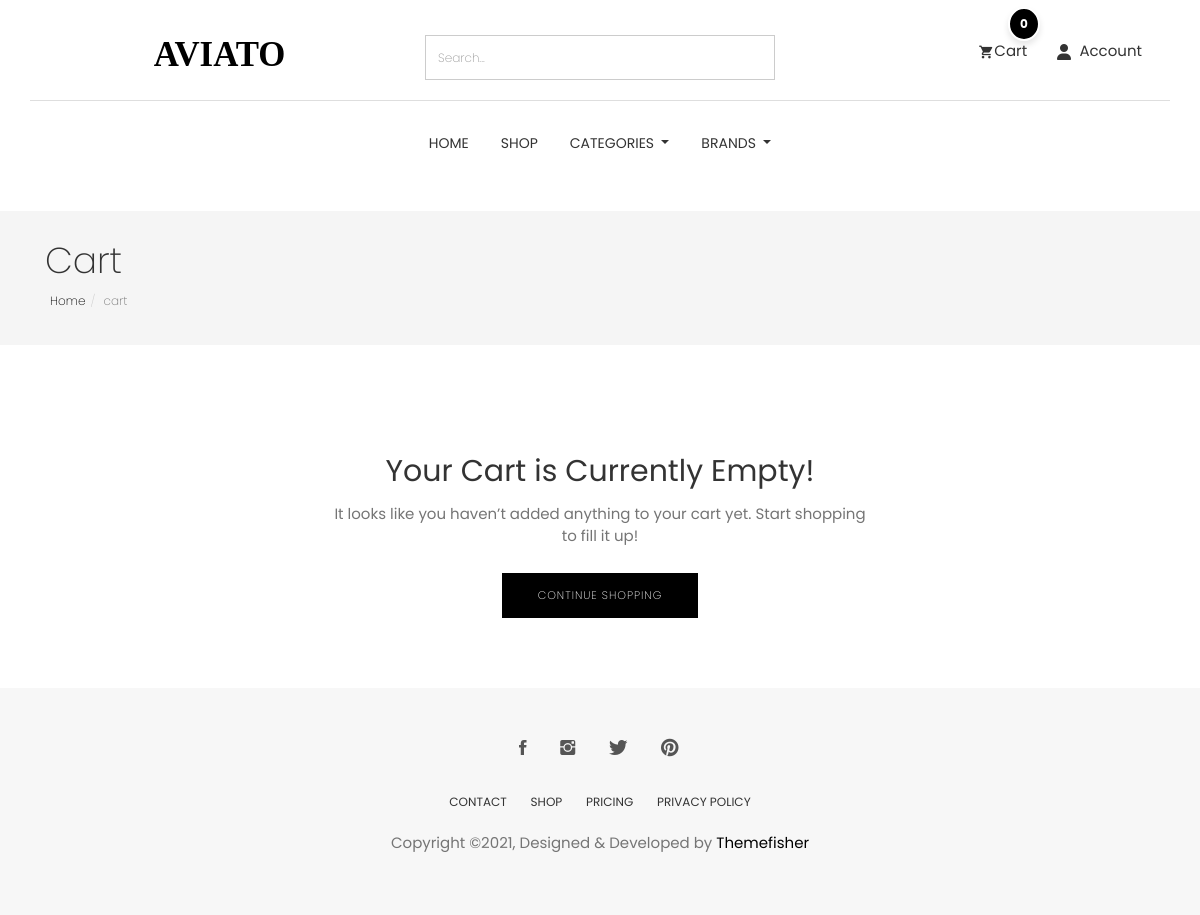
The app's page /cart/ (signed in), older data.
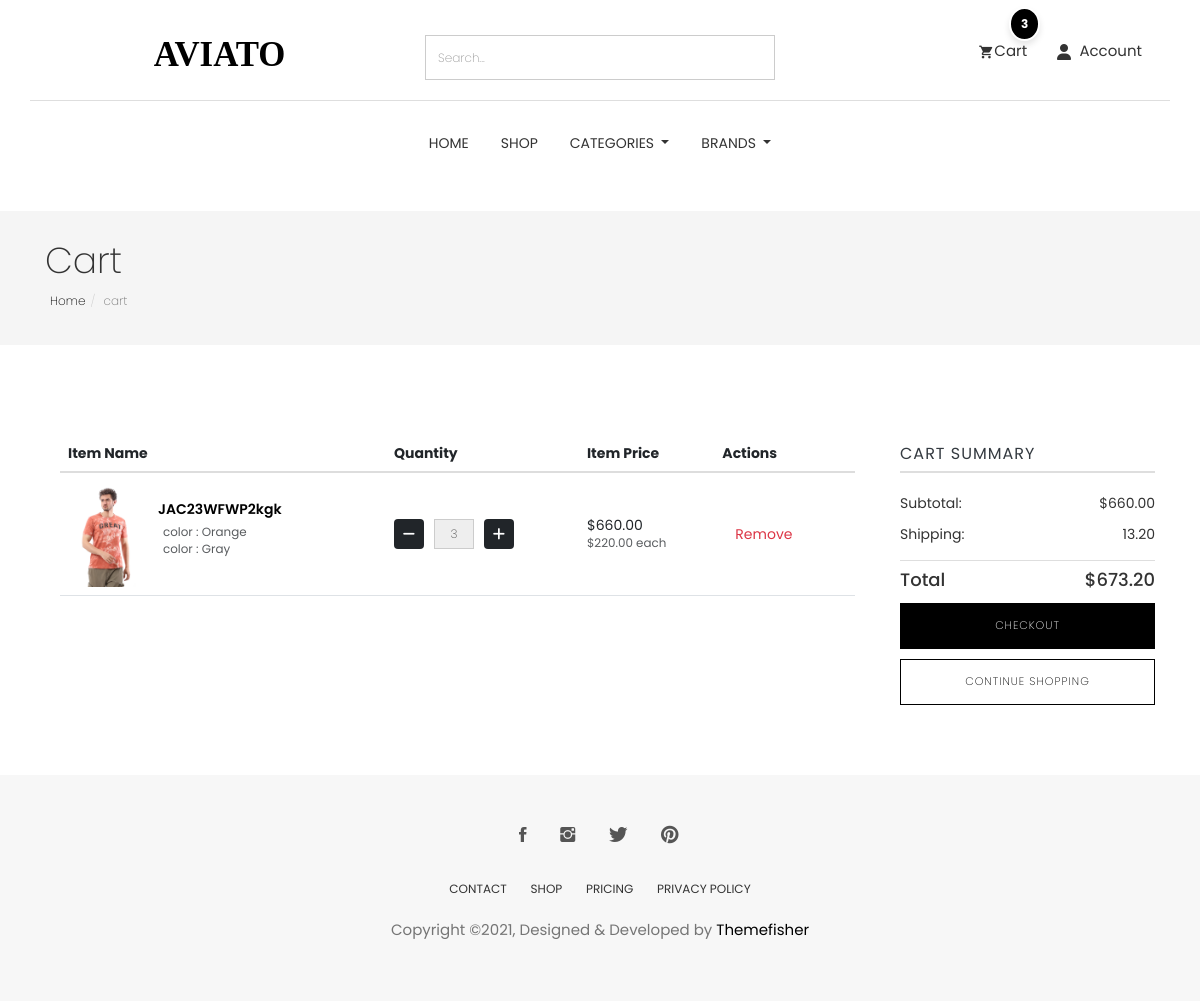
The same page, newer data.
### cart/models.py (models this page shows, shortened)
class CartItem(models.Model):
    user = models.ForeignKey(User,null=True,verbose_name="user cart", on_delete=models.CASCADE)
    product = models.ForeignKey(Product, on_delete=models.CASCADE)
    cart = models.ForeignKey(Cart, on_delete=models.CASCADE, blank=True, null=True)
    variations = models.ManyToManyField(Variation,blank=True)
    quantity = models.IntegerField()
    is_active = models.BooleanField(default=True)
    def sub_total(self):
        return self.product.price * self.quantity

### store/models.py (models this page shows, shortened)
class Product(models.Model):
    id = models.UUIDField(primary_key=True, default=uuid.uuid4, editable=False)
    name = models.CharField( max_length=50)
    image = models.ImageField(upload_to='product/',null=True,blank=True)
    stock = models.IntegerField(default=1)
    price = models.DecimalField(max_digits=10, decimal_places=2, default=Decimal('0.00'))
    description = models.TextField(max_length=10000, blank=True)
    created_at = models.DateTimeField(default=timezone.now)
    modified_date = models.DateTimeField(auto_now=True)
    slug = models.SlugField(null=True, blank=True)
    views = models.PositiveIntegerField(default=0)
    is_available = models.BooleanField(default=True)
    on_sale = models.BooleanField(default=False)
    PRDBrand = models.ForeignKey('Brand', related_name='product_brand', on_delete=models.CASCADE, blank=True, null=True, verbose_name="Brand")
    like = models.ManyToManyField(User, blank=True, related_name='product_favourite')
    category = models.ForeignKey(Subcategory, related_name='product_subcategory', verbose_name="Subcategory", null=True, blank=True, on_delete=models.CASCADE)
    class Meta:
        ordering = ['-created_at']
        verbose_name = "Product"
        verbose_name_plural = "Products"

class Variation(models.Model):
    product = models.ForeignKey(Product,related_name='product_variation',  on_delete=models.CASCADE)
    variation_category = models.CharField( max_length=200 , choices=variation_category_choice)
    variation_value = models.CharField( max_length=200 )
    is_active = models.BooleanField(default=True)
    created_at = models.DateTimeField(  auto_now_add=True)
    objects = VariationManager()

### cart/views.py (the view)
# urls.py: path('' , views.cart , name='cart'),
def cart(request, total=0, quantity=0, cart_items=None):
    try:
        tax_obj = Tax.objects.last()  # Fetch the last Tax object
        tax_percentage = tax_obj.tax if tax_obj else Decimal('0.00')  # Get the tax value or default to 0
        if request.user.is_authenticated:
            cart_items = CartItem.objects.filter(user=request.user , is_active = True)
        else:
            cart = Cart.objects.get(cart_id=_cart_id(request))  # Get the cart using a session ID or similar method
            cart_items = CartItem.objects.filter(cart=cart, is_active=True)  # Get active items in the cart
        for cart_item in cart_items:
            total += cart_item.product.price * cart_item.quantity  # Sum up the product prices
            quantity += cart_item.quantity
        tax_amount = (tax_percentage * total) / Decimal('100')  # Calculate tax
        grand_total = total + tax_amount  # Grand total is the sum of the total and tax
        total = round(total, 2)
        tax_amount = round(tax_amount, 2)
        grand_total = round(grand_total, 2)
    except ObjectDoesNotExist:
        cart_items = []
        total = Decimal('0.00')
        quantity = 0
        tax_amount = Decimal('0.00')
        grand_total = Decimal('0.00')
    context = {
        'total': total,
        'quantity': quantity,
        'cart_items': cart_items,
        'grand_total': grand_total,
        'tax': tax_amount,
    }
    return render(request, 'cart.html', context)

### category/category_context.py (called while the page is built)
def nav_links(request):
    categories_nav = Category.objects.all()
    subcategories_nav = Subcategory.objects.all()
    brands_nav = Brand.objects.all()
    context = {
        'categories_nav':categories_nav,
        'brands_nav':brands_nav,
        'subcategories_nav':subcategories_nav,
    }
    return context

### category/models.py (called while the page is built)
    def get_url(self):
        return reverse('products_by_subcategory',args=[self.id])

### store/models.py (called while the page is built)
    def get_url(self):
        return reverse('products_by_brand',args=[self.id])

    def __str__(self):
        return self.name

### cart/templates/cart.html (shortened to what the changed rows need)
{% extends "base.html" %}
{% load static %}
{% block body %}
<section class="page-header">
    <div class="container">
        <div class="row">
            <div class="col-md-12">
                <div class="content">
                    <h1 class="page-name">Cart</h1>
                </div>
            </div>
        </div>
    </div>
</section>
<div class="page-wrapper">
    <div class="cart shopping">
        <div class="container">
            {% if not cart_items %}
            <div class="row justify-content-center">
                <div class="col-md-6 text-center">
                    <h2 class="mb-4">Your Cart is Currently Empty!</h2>
                    <p class="mb-4">It looks like you haven’t added anything to your cart yet. Start shopping to fill it
                        up!</p>
                    <a href="{% url 'product_list' %}" class="btn btn-main mt-3">Continue Shopping</a>
                </div>
            </div>
            {% else %}
            <div class="row">
                <div class="col-md-9 px-5">
                    <div class="block">
                        <div class="product-list">
                            <table class="table">
                                <thead>
                                    <tr>
                                        <th class="">Item Name</th>
                                        <th class="">Quantity</th>
                                        <th class="">Item Price</th>
                                        <th class="">Actions</th>
                                    </tr>
                                </thead>
                                <tbody>
                                    {% for cart_item in cart_items %}
                                    <tr class="">
                                        <td class="">
                                            <div class="product-info d-flex align-items-center">
                                                <img width="80" src="{{cart_item.product.image.url}}" alt="" />
                                                <div class="d-flex flex-column ">
                                                    <a
                                                        href="{% url 'product_details' cart_item.product.id %}">{{cart_item.product.name}}</a>
                                                    <p class="text-muted small mt-2 ms-4">
                                                        {% if cart_item.variations.all %}
                                                        {% for item in cart_item.variations.all %}
                                                        {{item.variation_category}} : {{item.variation_value}} <br>
                                                        {% endfor %}
                                                        {% endif %}
                                                    </p>
                                                </div>
                                            </div>
                                        </td>
                                        <td class="">
                                            <div class="quantity-controls">
                                                <a href="{% url 'decrement_cart' cart_item.product.id cart_item.id %}"
                                                    class="btn btn-dark decrement-btn"><i class="fas fa-minus"></i></a>
                                                <input type="text" class="form-control text-center quantity-input"
                                                    value="{{cart_item.quantity}}" readonly />
                                                <form action="{% url 'add_to_cart' cart_item.product.id%}"
                                                    method="POST">
                                                    <button class="btn btn-dark increment-btn"><i
                                                            class="fas fa-plus"></i></button>
                                                </form>
                                            </div>
                                        </td>
                                        <td class="">
                                            <div class="d-flex flex-column">
                                                ${{cart_item.sub_total}}
                                                <span class="text-muted small">${{cart_item.product.price}} each</span>
                                            </div>
                                        </td>
                                        <td class="">
                                            <a class="btn btn-outline-danger"
                                                href="{% url 'delete_cart' cart_item.product.id cart_item.id %}">Remove</a>
                                        </td>
                                    </tr>
                                    {% endfor %}
                                </tbody>
                            </table>
                        </div>
                    </div>
                </div>
                <div class="col-md-3">
                    <div class="product-checkout-details">
                        <div class="block">
                            <h4 class="widget-title">Cart Summary</h4>
                            <ul class="summary-prices">
                                <li>
                                    <span>Subtotal:</span>
                                    <span class="price">${{total}}</span>
                                </li>
                                <li>
                                    <span>Shipping:</span>
                                    <span>{{tax}}</span>
                                </li>
                            </ul>
                            <div class="summary-total">
                                <span>Total</span>
                                <span>${{grand_total}}</span>
                            </div>
                            <a href="{% url 'checkout' %}" class="btn btn-main mt-3 w-100">Checkout</a>
                            <a href="{% url 'product_list' %}" class="btn btn-solid-border mt-3 w-100">Continue
                                Shopping</a>
                        </div>
                    </div>
                </div>
            </div>
            {% endif %}
        </div>
    </div>
</div>
{% endblock body %}

Row changes from the older to the newer data that the page shows:
added CartItem: product.image (picture), product.name "JAC23WFWP2kgk", quantity "3", sub_total "660.00", product.price "220.00"
now on this page (row unchanged): Variation: variation_category "color", variation_value "Orange"
now on this page (row unchanged): Variation: variation_category "color", variation_value "Gray"
Text that changed along with them:
{{ quantity }}: "0" → "3"
{{ total }}: (not shown) → "660.00"
{{ tax }}: (not shown) → "13.20"
{{ grand_total }}: (not shown) → "673.20"
text no longer shown: "Your Cart is Currently Empty! It looks like you haven’t added anything to your cart yet. Start shopping to fill it up!"
text now shown: "Item Name Quantity Item Price Actions CART SUMMARY Subtotal: $ Shipping: Total $ CHECKOUT"
